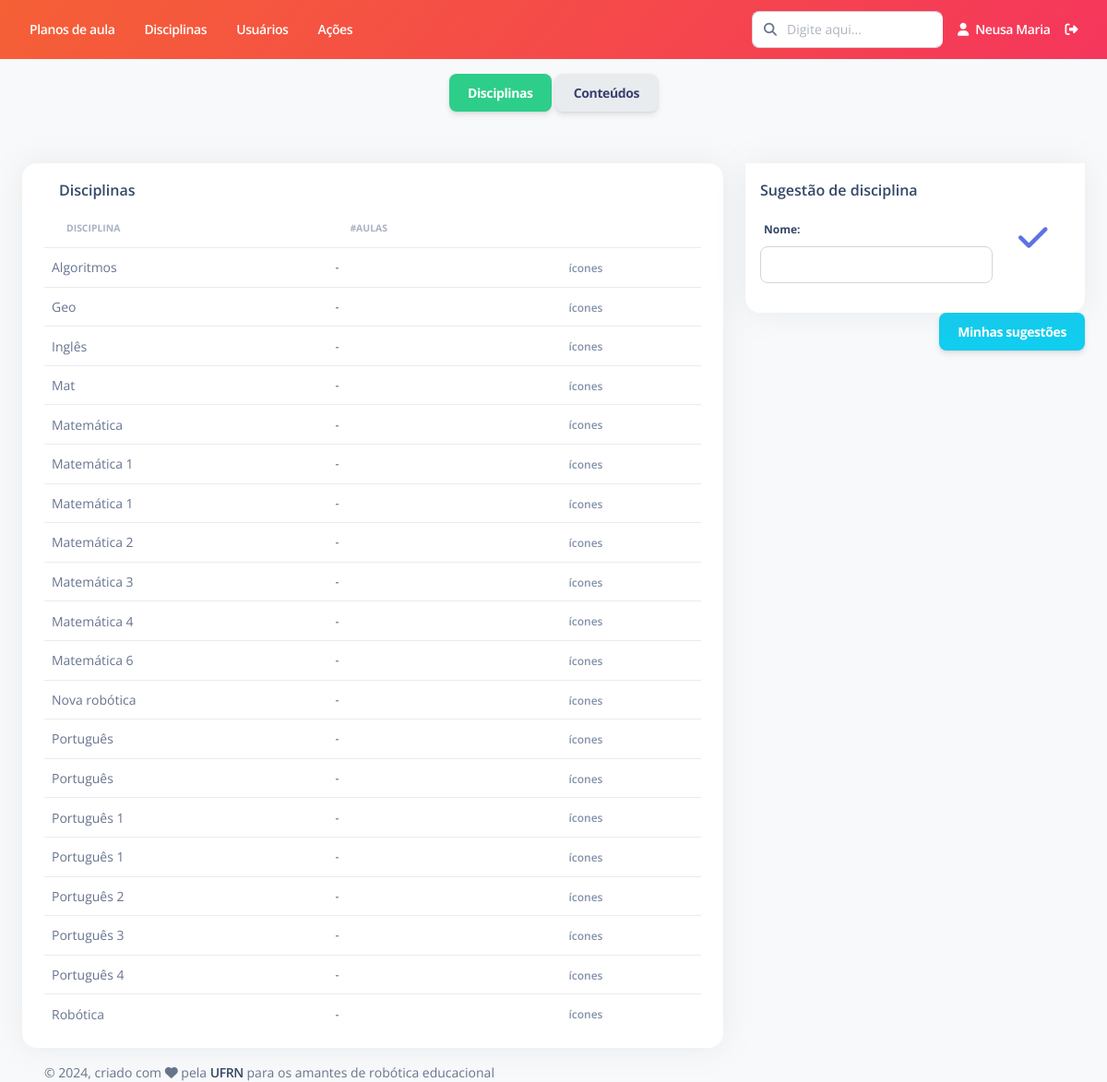
The app's page /disciplina/listar/ (signed in), older data.
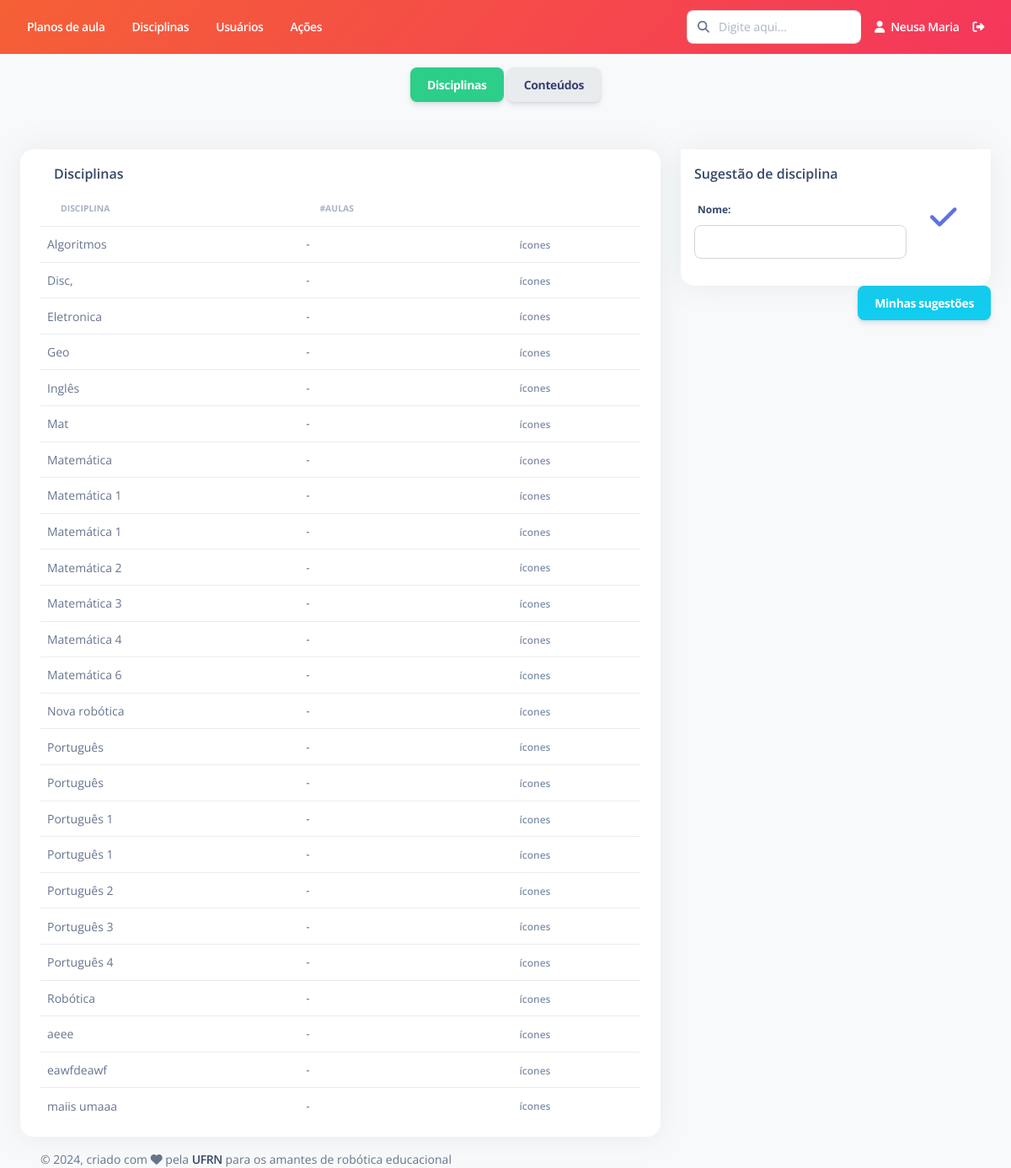
The same page, newer data.
### Disciplina/models.py (models this page shows)
class Disciplina(models.Model):
    nome = models.CharField(max_length=200, verbose_name="Nome")
    status = models.CharField(max_length=7, choices=STATUS, default='Ativo')
    def __str__(self):
        return self.nome
    class Meta:
        ordering = ['nome']
        verbose_name = "Disciplina"
        verbose_name_plural = "Disciplinas"

### Disciplina/views.py (the view)
# urls.py: path('listar/', views.ListarTodasAcoes.as_view(), name='listar'),
@login_required
def listar(request):
    disciplinas = Disciplina.objects.filter(status="Ativo")
    conteudos = Conteudo.objects.filter(status="Ativo")
    informacoes = {
        'lista_disciplinas': disciplinas,
        'lista_conteudos': conteudos,
    }
    return render(request, "Disciplina/listar.html", informacoes)

### templates/Disciplina/listar.html (shortened to what this page needs)
{% extends "Base/base.html" %}
{% load static %}
{% block conteudo %}
<div class="p-3 text-center">
  <button id="btn_disciplina" class="btn btn-success" onclick="mostrar_disciplinas()">Disciplinas</button>
  <button id="btn_conteudo" class="btn btn-light" onclick="mostrar_conteudos()">Conteúdos</button>
</div>
<div id="div_disciplina">
<div class="row mt-4">
  <div class="col-lg-8 col-md-12 mb-lg-0 mb-4">
    <div class="card container">
      <div class="card-header pb-0 p-3">
        <div class="d-flex justify-content-between">
          <h6 class="mb-2">Disciplinas</h6>
        </div>
      </div>
      <div class="table-responsive">
          <table id="tabela_disciplinas" class="table align-items-center" cellspacing="0">
            <thead>
              <tr>
                <th class="text-uppercase text-secondary text-xxs font-weight-bolder opacity-7">Disciplina</th>
                <th class="text-uppercase text-secondary text-xxs font-weight-bolder opacity-7">#Aulas</th>
                <th class="text-uppercase text-secondary text-xxs font-weight-bolder opacity-7"></th>
              </tr>
            </thead>
            <tbody>
                {% for disciplina in lista_disciplinas %}
                    <tr>
                        <td><p class="text-sm mb-0">{{disciplina.nome}}</p></td>
                        <td><p class="text-xs font-weight-bold mb-0">-</p></td>
                        <td><span class="text-secondary text-xs font-weight-bold">ícones</span></td>
                    </tr>
                {% endfor %}
            </tbody>
          </table>
      </div>
    </div>
  </div>
  <div class="col-lg-4 mb-lg-0 mb-4">
    <div class="card">
      <form id="form_disciplina">
        <div class="card-header pb-0 p-3">
          <h6 class="mb-0">Sugestão de disciplina</h6>
        </div>
        <div class="card-body p-3">
          <div class="d-flex justify-content-between">
            <div class="col-md-9 form-group">
                <label for="example-text-input" class="form-control-label">Nome: </label>
                <input id="disciplina_text" class="form-control" type="text">
            </div>
            <div class="col-md-2">
              <a onclick="sugerir_disciplina()">
                <i class="fa fa-check h2 font-weight-bolder text-primary"></i>
              </a>
            </div>
          </div>
        </div>
      </form>
    </div>
    <div align="right">
      <a href="{% url 'disciplina:listar_sugestoes_usuario' pk=user.id %}" class="btn btn-info">
        Minhas sugestões
      </a>
    </div>
  </div>
</div>
</div>
{% endblock %}

Row changes from the older to the newer data that the page shows:
added Disciplina: nome "Disc,"
added Disciplina: nome "Eletronica"
added Disciplina: nome "aeee"
added Disciplina: nome "eawfdeawf"
added Disciplina: nome "maiis umaaa"
